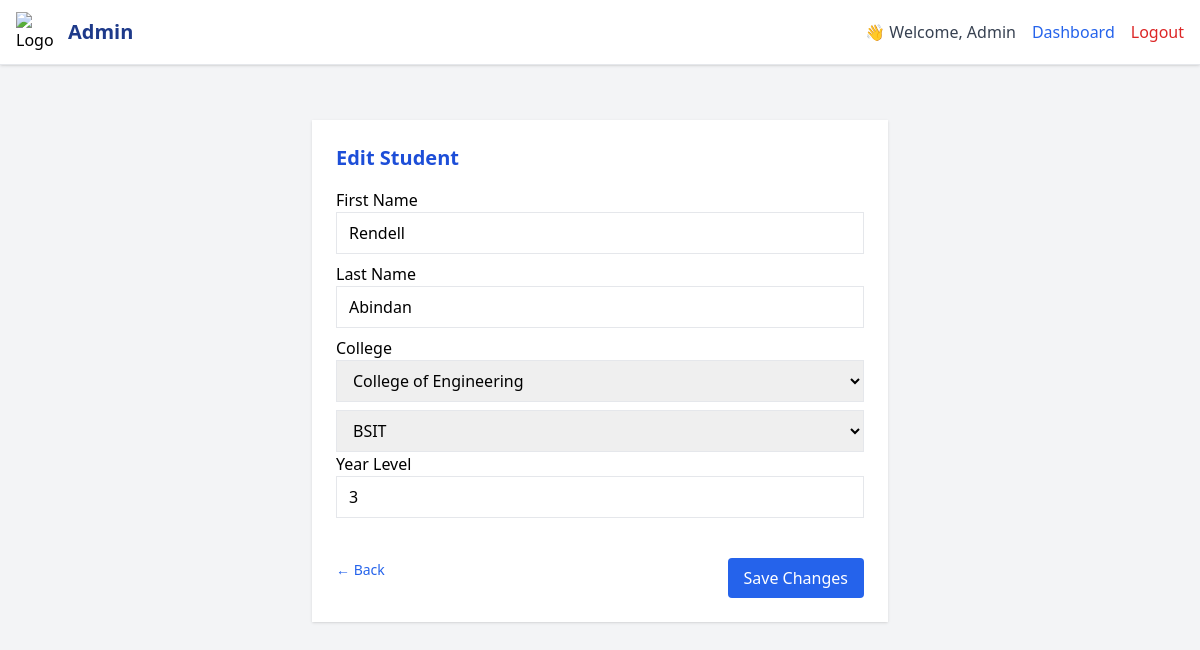
The app's page /update_student.php?id=110 with its own data.
### tables this page shows
CREATE TABLE `students` (
  `id` int(11) NOT NULL,
  `student_id` varchar(20) DEFAULT NULL,
  `name` varchar(100) DEFAULT NULL,
  `password` varchar(255) DEFAULT NULL,
  `college_id` int(11) DEFAULT NULL,
  `first_name` varchar(50) NOT NULL,
  `middle_name` varchar(50) DEFAULT NULL,
  `last_name` varchar(50) NOT NULL,
  `ext` varchar(10) DEFAULT NULL,
  `gender` enum('Male','Female','Other') NOT NULL,
  `course_year_section` varchar(100) DEFAULT NULL,
  `year_level` int(11) DEFAULT NULL,
  `status` enum('active','inactive') DEFAULT 'active',
  `course` varchar(500) DEFAULT NULL,
  `section` varchar(10) DEFAULT NULL
);

CREATE TABLE `colleges` (
  `id` int(11) NOT NULL,
  `name` varchar(100) NOT NULL
);

### update_student.php (the view, shortened to what this page needs)
<?php
$conn = new mysqli("localhost", "root", "", "voting_system");
$id = (int)$_GET['id'];
$stmt = $conn->prepare("SELECT * FROM students WHERE id = ?");
$stmt->bind_param("i", $id);
$stmt->execute();
$studentResult = $stmt->get_result();
$student = $studentResult->fetch_assoc();
$colleges = $conn->query("SELECT * FROM colleges ORDER BY name")->fetch_all(MYSQLI_ASSOC);
$initialCourses = [];
if ($student['college_id']) {
    $stmt = $conn->prepare("SELECT * FROM courses WHERE college_id = ?");
    $stmt->bind_param("i", $student['college_id']);
    $stmt->execute();
    $result = $stmt->get_result();
    $initialCourses = $result->fetch_all(MYSQLI_ASSOC);
}
?>
<!DOCTYPE html>
<html lang="en">
<head>
  <script src="https://cdn.tailwindcss.com"></script>
</head>
<body class="bg-gray-100 pt-20">
<header class="bg-white border-b shadow fixed top-0 left-0 w-full z-50">
  <div class="max-w-7xl mx-auto px-4 h-16 flex justify-between items-center">
    <div class="flex items-center space-x-3">
      <img src="https://cdn-icons-png.flaticon.com/512/201/201818.png" class="w-10 h-10" alt="Logo">
      <h1 class="text-xl font-bold text-blue-900">Admin </h1>
    </div>
    <div class="flex items-center space-x-4">
      <span class="text-gray-700 font-medium">👋 Welcome, Admin</span>
        <a href="dashboard.php" class="text-blue-600 hover:underline">Dashboard</a>
      <a href="logout.php" class="text-red-600 hover:underline">Logout</a>
    </div>
  </div>
</header>
<div class="max-w-xl mx-auto mt-10 bg-white p-6 shadow">
  <h2 class="text-xl font-bold mb-4 text-blue-700">Edit Student</h2>
  <form action="update_student_save.php" method="POST">
    <label class="block mb-2">First Name
      <input name="first_name" class="border px-3 py-2 w-full" value="<?= htmlspecialchars($student['first_name']) ?>">
    </label>
    <label class="block mb-2">Last Name
      <input name="last_name" class="border px-3 py-2 w-full" value="<?= htmlspecialchars($student['last_name']) ?>">
    </label>
    <label class="block mb-2">College
      <select name="college_id" id="college" class="border px-3 py-2 w-full" onchange="fetchCourses(this.value)">
        <?php foreach ($colleges as $c): ?>
          <option value="<?= $c['id'] ?>" <?= $c['id'] == $student['college_id'] ? 'selected' : '' ?>>
            <?= htmlspecialchars($c['name']) ?>
          </option>
        <?php endforeach; ?>
      </select>
    </label>
<select name="course" id="course" class="border px-3 py-2 w-full" required onchange="updateAltCourseName()">
  <?php foreach ($initialCourses as $course): ?>
    <option value="<?= $course['id'] ?>" <?= $course['id'] == $student['course'] ? 'selected' : '' ?>>
      <?= htmlspecialchars($course['name']) ?>
    </option>
  <?php endforeach; ?>
</select>
    <label class="block mb-2">Year Level
      <input name="year_level" class="border px-3 py-2 w-full" value="<?= htmlspecialchars($student['year_level']) ?>">
    </label>
      <div class="flex justify-between items-center pt-4">
        <a href="students.php" class="text-blue-600 hover:underline text-sm">← Back</a>
       <button type="submit" class="mt-4 bg-blue-600 text-white px-4 py-2 rounded hover:bg-blue-700">Save Changes</button>
      </div>
  </form>
</div>
</body>
</html>

### records on screen
students: first_name "Rendell", last_name "Abindan", college_id "College of Engineering", year_level "3"

### other values on screen
form field course "BSIT"
